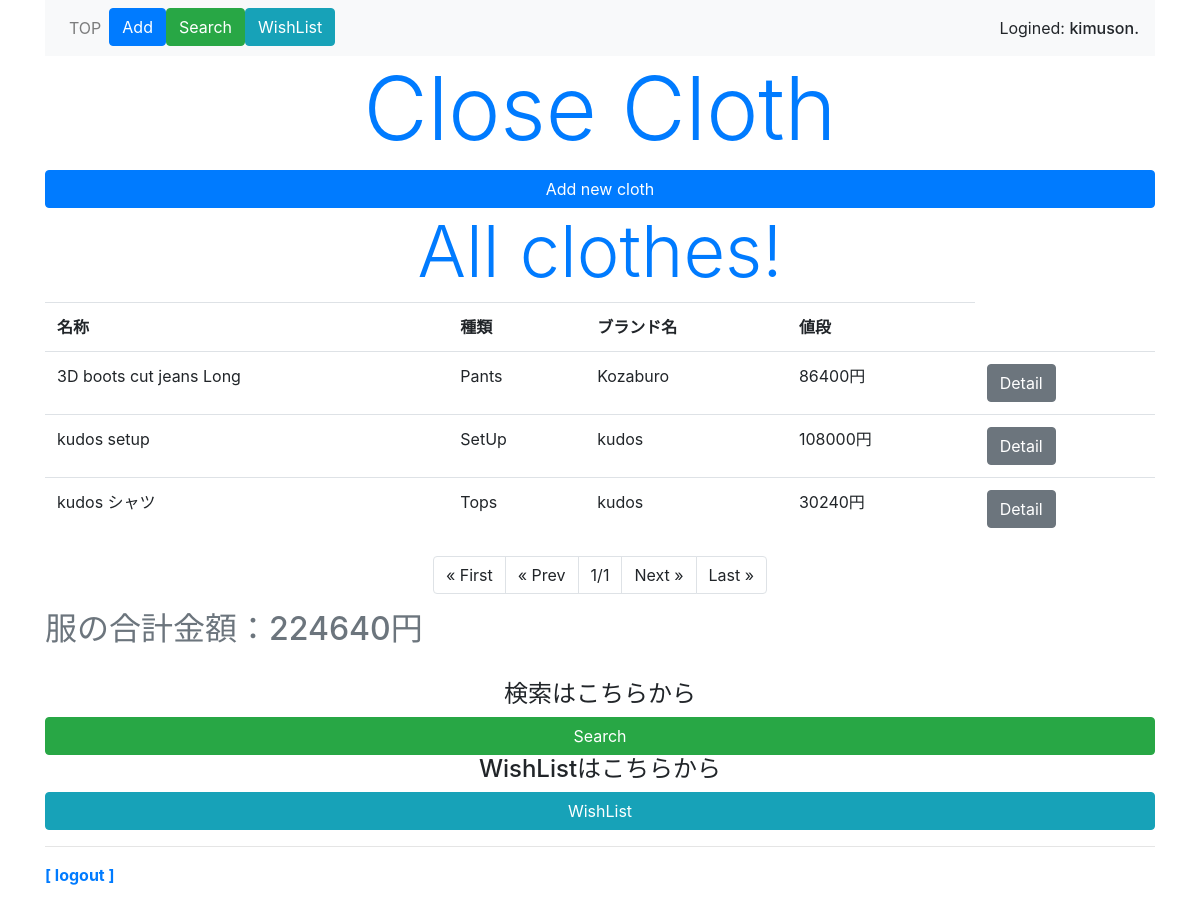
Before: /clothes/top (signed in) with the older database file.
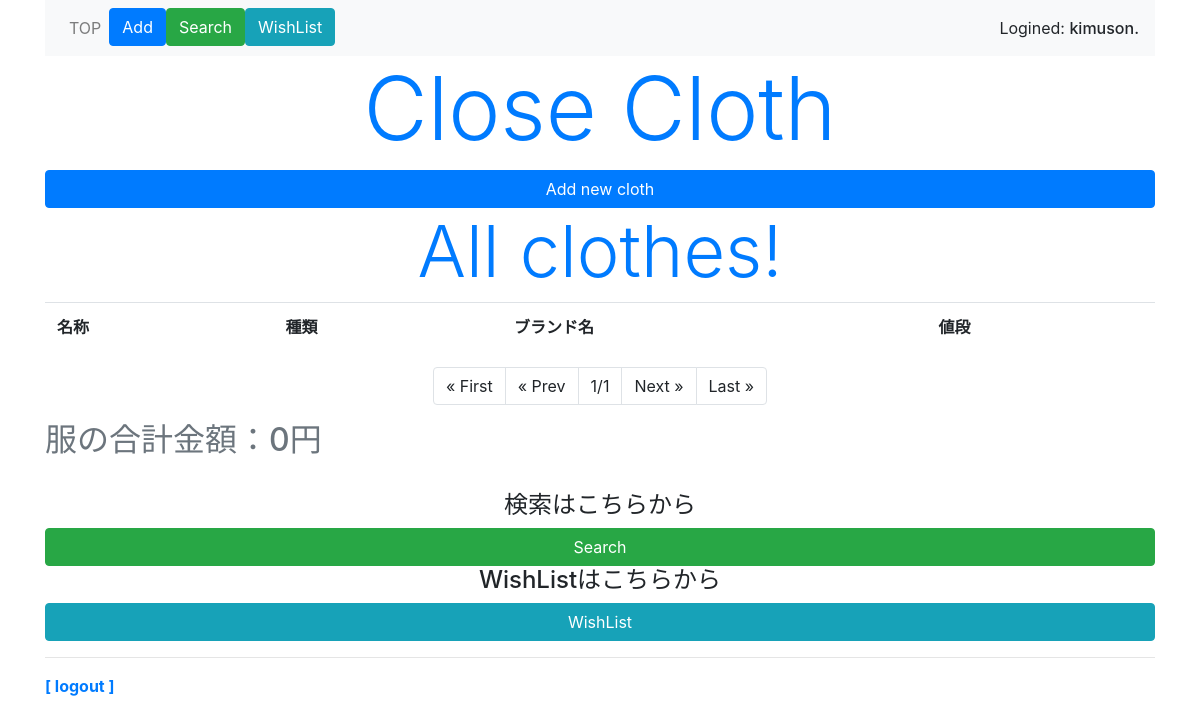
After: the same page with the newer database file.
### clothes/models.py (models this page shows, shortened)
class Post(models.Model):
    owner = models.ForeignKey(User, on_delete=models.CASCADE, related_name='post_owner')
    cloth_name = models.CharField(max_length=40)
    item_info = models.IntegerField(choices=ITEM_CHOICES)
    brand_name = models.CharField(max_length=40)
    season = models.CharField(max_length=7)
    cloth_size = models.CharField(max_length=8)
    material = models.CharField(max_length=40)
    price = models.PositiveIntegerField()
    buying_place = models.CharField(max_length=20)
    buying_date = models.DateField(
        verbose_name='購入日時',
        blank=True,
        null=True,
    )
    post_images = models.ImageField(upload_to='media')

### clothes/views.py (the view)
# urls.py: path('top', views.top, name='top'),
@login_required(login_url='/signin/')
def top(request, num=1):
    data = Post.objects.order_by('buying_date').reverse()
    user = request.user
    price = Post.objects.filter(owner=user).values_list('price', flat=True)
    sum_price = sum(price)
    page = Paginator(data, 5)
    params = {
        'title': 'all cloth',
        'data': page.get_page(num),
        'sum_price': sum_price,
        'login_user': user,
    }
    return render(request, 'clothes/top.html', params)

### clothes/templates/clothes/top.html (shortened to what this page needs)
{% extends 'clothes/layout.html' %}
{% block header %}
<h1 class="display-2 text-primary text-center">Close Cloth</h1>
{% endblock %}
{% block content %}
<a class="btn btn-primary w-100" href="{% url 'post' %}">Add new cloth</a>
<h1 class="display-3 text-primary text-center">All clothes!</h1>
<table class="table">
    <tr>
        <th>名称</th>
        <th>種類</th>
        <th>ブランド名</th>
        <th>値段</th>
    </tr>
    {% for item in data %}
    <tr>
        {% if login_user == item.owner %}
        <td>{{item.cloth_name}}</td>
        <td>{{item.get_item_info_display}}</td>
        <td>{{item.brand_name}}</td>
        <td>{{item.price}}円</td>
        <td><a class="btn btn-secondary" href="{% url 'detail' item.id %}">Detail</a></td>
        {% endif %}
    </tr>
    {% endfor %}
</table>
<ul class="pagination justify-content-center">
    {% if data.has_previous %}
    <li class="page-item">
        <a class="page-link" href="{% url 'top' %}">&laquo; First</a>
    </li>
    <li class="page-item">
        <a class="page-link" href="{% url 'top' %}/{{data.previous_page_number}}">&laquo; Prev</a>
    </li>
    {% else %}
    <li class="page-item">
        <a class="page-link">&laquo; First</a>
    </li>
    <li class="page-item">
        <a class="page-link">&laquo; Prev</a>
    </li>
    {% endif %}
    <li class="page-item">
        <a class="page-link">{{data.number}}/{{data.paginator.num_pages}}</a>
    </li>
    {% if data.has_next %}
    <li class="page-item">
        <a class="page-link" href="{% url 'top' %}/{{data.next_page_number}}">Next &raquo;</a>
    </li>
    <li class="page-item">
        <a class="page-link" href="{% url 'top' %}/{{data.paginator.num_pages}}">Last &raquo;</a>
    </li>
    {% else %}
    <li class="page-item">
        <a class="page-link">Next &raquo;</a>
    </li>
    <li class="page-item">
        <a class="page-link">Last &raquo;</a>
    </li>
    {% endif %}
</ul>
<p class="h2 text-secondary">服の合計金額：{{sum_price}}円</p>
<br>
<h1 class="h4 text-center">検索はこちらから</h1>
<a class="btn btn-success w-100" href="{% url 'search' %}">Search</a>
<br>
<h1 class="h4 text-center">WishListはこちらから</h1>
<a class="btn btn-info w-100" href="{% url 'wishlist' %}">WishList</a>
{% endblock %}

Changed rows visible on the page:
removed Post: cloth_name "3D boots cut jeans Long", item_info "Pants", brand_name "Kozaburo", price "86400"
removed Post: cloth_name "kudos setup", item_info "SetUp", brand_name "kudos", price "108000"
removed Post: cloth_name "kudos シャツ", item_info "Tops", brand_name "kudos", price "30240"
Other visible differences:
{{ sum_price }}: "224640" → "0"
